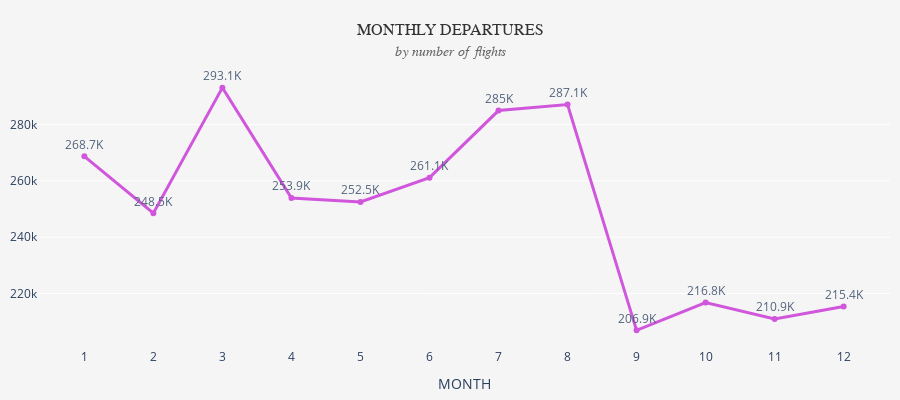

The cell this chart's notebook holds for it:
### Markdown cell above
### Chart: Monthly Departures

### Code cell
df_monthly_departures = (
    df_flights
    .group_by("MONTH")
    .agg(pl.len().alias("n_flights"))
    .sort("MONTH")
).to_pandas()

df_monthly_departures["text"] = df_monthly_departures["n_flights"].apply(format_compact)

fig = px.line(df_monthly_departures,
              x='MONTH', y='n_flights',
              markers=True, text="text")
fig.update_layout(yaxis_title = None,  
                  xaxis=dict(showgrid=False), 
                  height = 400,
                  title=dict(
                    text=(
                        "MONTHLY DEPARTURES"
                        "<br><span style='font-size:14px;color:#666;font-style:italic'>by number of flights</span>"
                    ),
                    x=0.5,
                    xanchor="center"
                  ),
                  margin = dict(l=10, r=10, t=70, b=10),
                  paper_bgcolor="#f5f5f5",   # nền toàn figure (kể cả title)
                  plot_bgcolor="#f5f5f5",    # nền vùng bar chart
                  title_font=dict(size=16, color="#333", family="Comic Sans MS")
)
fig.update_xaxes(type="category") # để trục x chỉ show 1 2 3 4
# Hiển thị text ra ngoài điểm marker
fig.update_traces(
    textposition='top center',  # hoặc 'bottom center', 'middle right', 'middle left'
    opacity = 0.8, cliponaxis=False, # cliponaxis để text xuất hiện đầy đủ
    line=dict(color="#c82fd6", width=3),
)
fig.show()

### Figure 1 — Plotly figure (JSON) as saved in the notebook; plotly's stock layout.template omitted (floating-point values rounded to 4 significant figures)
{"data": [{"cliponaxis": false, "hovertemplate": "MONTH=%{x}<br>n_flights=%{y}<br>text=%{text}<extra></extra>", "legendgroup": "", "line": {"color": "#c82fd6", "dash": "solid", "width": 3}, "marker": {"symbol": "circle"}, "mode": "lines+markers+text", "name": "", "opacity": 0.8, "orientation": "h", "showlegend": false, "text": ["268.7K", "248.5K", "293.1K", "253.9K", "252.5K", "261.1K", "285K", "287.1K", "206.9K", "216.8K", "210.9K", "215.4K"], "textposition": "top center", "type": "scatter", "x": [1, 2, 3, 4, 5, 6, 7, 8, 9, 10, 11, 12], "xaxis": "x", "y": [268702, 248497, 293099, 253917, 252530, 261136, 284968, 287104, 206928, 216790, 210940, 215389], "yaxis": "y"}], "layout": {"height": 400, "legend": {"tracegroupgap": 0}, "margin": {"b": 10, "l": 10, "r": 10, "t": 70}, "paper_bgcolor": "#f5f5f5", "plot_bgcolor": "#f5f5f5", "title": {"font": {"color": "#333", "family": "Comic Sans MS", "size": 16}, "text": "MONTHLY DEPARTURES<br><span style='font-size:14px;color:#666;font-style:italic'>by number of flights</span>", "x": 0.5, "xanchor": "center"}, "xaxis": {"anchor": "y", "domain": [0, 1], "showgrid": false, "title": {"text": "MONTH"}, "type": "category"}, "yaxis": {"anchor": "x", "domain": [0, 1], "title": {}}}}
